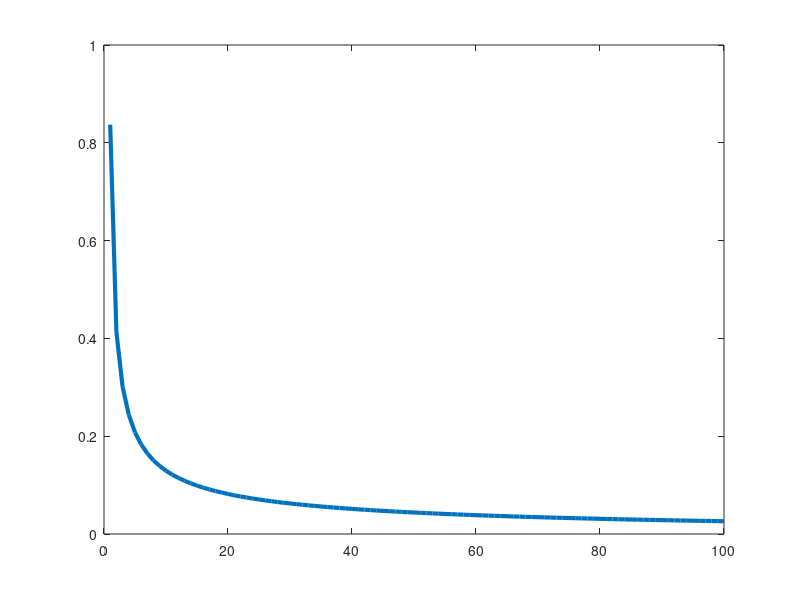

Here is the MATLAB script that generated this plot:
% Implementacao da rede Perceptron (Simples) Logistico
% Funcao de ativacao tangente hiperbolica
% Usando as funcoes built-in (internas) do matlab
%
% Exemplo para disciplina de ICA
% Autor: Guilherme de A. Barreto
% Date: 10/06/2025


% X = Vetor de entrada
% d = saida desejada (escalar)
% W = Matriz de pesos Entrada -> Camada Oculta
% M = Matriz de Pesos Camada Oculta -> Camada saida
% eta = taxa de aprendizagem
% alfa = fator de momento

clear; clc;

% Carrega DADOS
%=================
%dados=load('derm_input.txt'); % Vetores (padroes) de entrada
%alvos=load('derm_target.txt'); % Saidas desejadas correspondentes
%alvos=2*alvos - 1;

dados=load('wine_input.txt');
alvos=load('wine_target.txt');
alvos=2*alvos-1;

%dados=load('column_input.txt');
%alvos=load('column_target2.txt');

[LinD ColD]=size(dados);

[No ~] = size(alvos);   % No. de neuronios na camada de saida

% Normaliza componentes para media zero e variancia unitaria
for i=1:LinD,
	mi=mean(dados(i,:));  % Media das linhas
    di=std(dados(i,:));   % desvio-padrao das linhas 
	dados(i,:)= (dados(i,:) - mi)./di;
end 
Dn=dados;

% Define tamanho dos conjuntos de treinamento/teste (hold out)
ptrn=0.8;    % Porcentagem usada para treino

% DEFINE ARQUITETURA DA REDE
%=========================
Ne = 100; % No. de epocas de treinamento
Nr = 10;   % No. de rodadas de treinamento/teste

eta=0.01;   % Passo de aprendizagem
mom=0.00;  % Fator de momento

%% Inicio do Treino
for r=1:Nr,  % LOOP DE RODADAS TREINO/TESTE

    Rodada=r,

    I=randperm(ColD);
    Dn=Dn(:,I);
    alvos=alvos(:,I);   % Embaralha saidas desejadas tambem p/ manter correspondencia com vetor de entrada

    J=floor(ptrn*ColD);

    % Vetores para treinamento e saidas desejadas correspondentes
    P = Dn(:,1:J); T1 = alvos(:,1:J);
    [lP cP]=size(P);   % Tamanho da matriz de vetores de treinamento

    % Vetores para teste e saidas desejadas correspondentes
    Q = Dn(:,J+1:end); T2 = alvos(:,J+1:end);
    [lQ cQ]=size(Q);   % Tamanho da matriz de vetores de teste

    % Inicia matrizes de pesos
    WW=0.1*rand(No,lP+1);   % Pesos entrada -> camada saida
    WW_old=WW;              % Necessario para termo de momento

    %%% ETAPA DE TREINAMENTO
    for t=1:Ne,
        Epoca=t;
        I=randperm(cP); P=P(:,I); T1=T1(:,I);   % Embaralha vetores de treinamento
        EQ=0;
        for tt=1:cP,   % Inicia LOOP de epocas de treinamento
            % CAMADA DE SAIDA
            X  = [-1; P(:,tt)];   % Constroi vetor de entrada com adicao da entrada x0=-1
            Ui = WW * X;          % Ativacao (net) dos neuronios de saida
            Yi = (1-exp(-Ui))./(1+exp(-Ui)); % Saida entre [-1,1]

            % CALCULO DO ERRO
            Ei = T1(:,tt) - Yi;           % erro entre a saida desejada e a saida da rede
            EQ = EQ + 0.5*sum(Ei.^2);     % soma do erro quadratico de todos os neuronios p/ VETOR DE ENTRADA

            %%% CALCULO DOS GRADIENTES LOCAIS
            Di = 0.5*(1 - Yi.^2) + 0.05;  % derivada da sigmoide logistica (camada de saida)
            DDi = Ei.*Di;       % gradiente local (camada de saida)

            % AJUSTE DOS PESOS - CAMADA DE SAIDA
            WW_aux=WW;
            WW = WW + eta*DDi*X' + mom*(WW - WW_old);
            WW_old=WW_aux;
        end   % Fim de uma epoca

        EQM(t)=EQ/cP;  % MEDIA DO ERRO QUADRATICO POR EPOCA
    end   % Fim do loop de treinamento


    %% ETAPA DE GENERALIZACAO  %%%
    EQ2=0; HID2=[]; OUT2=[];
    for tt=1:cQ,
        % CAMADA OCULTA
        X=[-1; Q(:,tt)];      % Constroi vetor de entrada com adicao da entrada x0=-1
        Ui = WW * X;          % Ativacao (net) dos neuronios da camada oculta
        Yi = (1-exp(-Ui))./(1+exp(-Ui));
        OUT2=[OUT2 Yi];       % Armazena saida da rede

        % CALCULO DO ERRO DE GENERALIZACAO
        Ei = T2(:,tt) - Yi;
        EQ2 = EQ2 + 0.5*sum(Ei.^2);
    end

    % ERRO QUADRATICO MEDIO P/ DADOS DE TESTE
    EQM2=EQ2/cQ;

    % CALCULA TAXA DE ACERTO
    count_OK=0;  % Zera contador de acertos
    for t=1:cQ,
        [T2max iT2max]=max(T2(:,t));  % Indice da saida desejada de maior valor
        [OUT2_max iOUT2_max]=max(OUT2(:,t)); % Indice do neuronio cuja saida eh a maior
        if iT2max==iOUT2_max,   % Conta acerto se os dois indices coincidem
            count_OK=count_OK+1;
        end
    end

    % Taxa de acerto global
    Tx_OK(r)=100*(count_OK/cQ);

end % FIM DO LOOP DE RODADAS TREINO/TESTE

Tx_media=mean(Tx_OK),  % Taxa media de acerto global
Tx_std=std(Tx_OK), % Desvio padrao da taxa media de acerto 

% Plota Curva de Aprendizagem
figure; plot(EQM,'linewidth',3)

